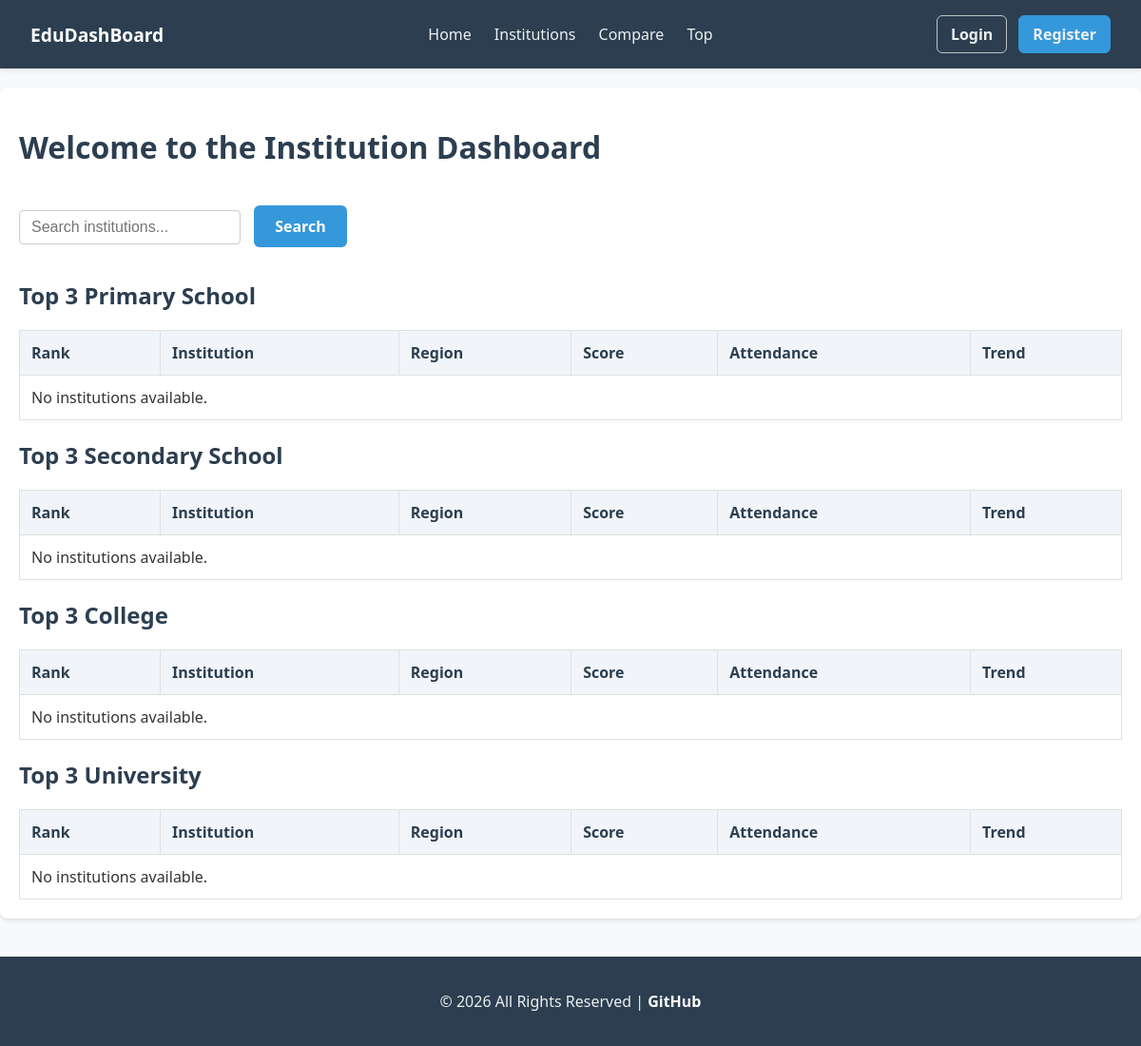
The app's page /, older data.
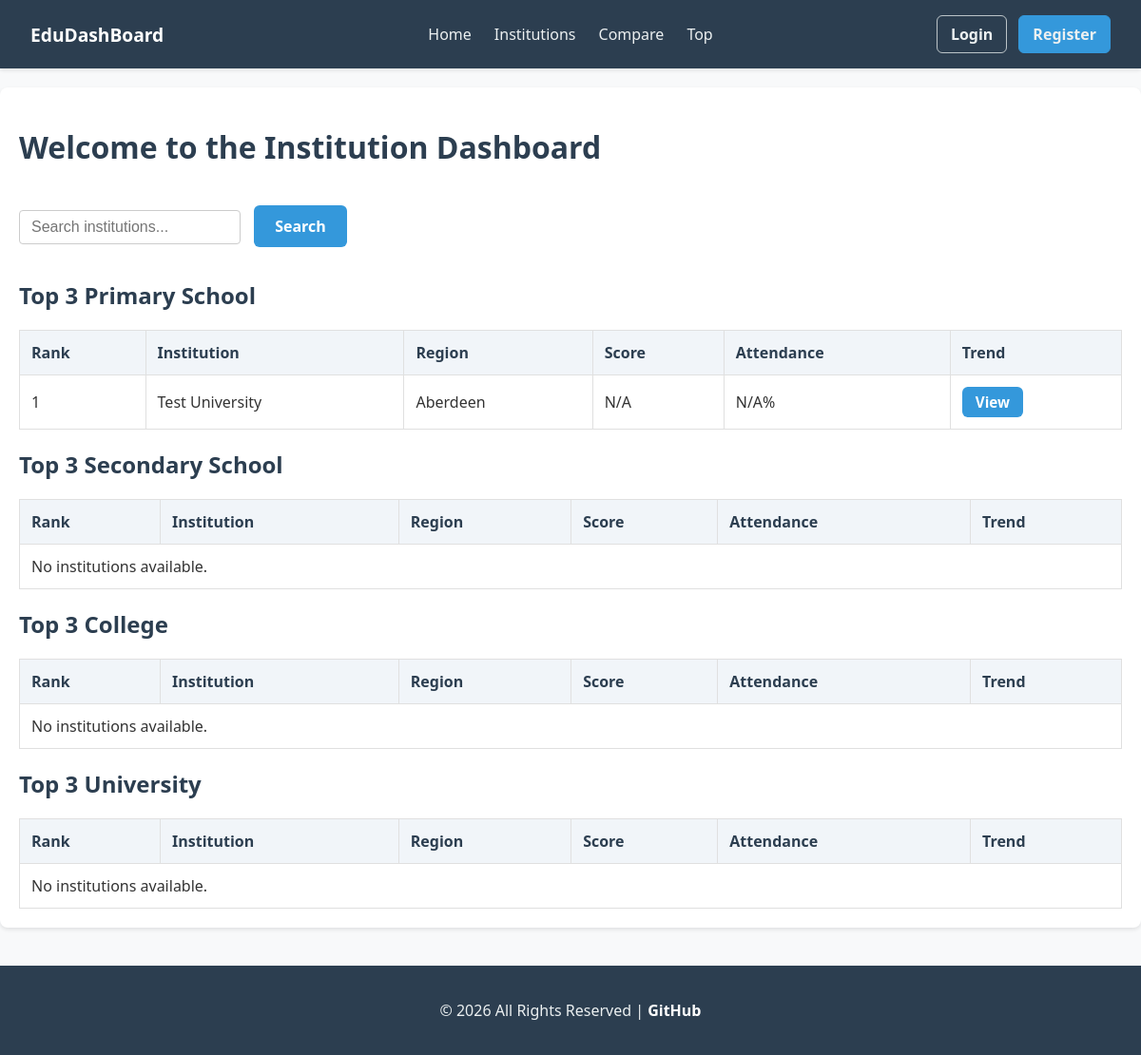
The same page, newer data.
### institutions/models.py (models this page shows, shortened)
class Institution(models.Model):
    CATEGORY_CHOICES = [
        ("Primary School", "Primary School"),
        ("Secondary School", "Secondary School"),
        ("College", "College"),
        ("University", "University"),
    ]
    name = models.CharField(max_length=200)
    category = models.CharField(
        max_length=50,
        choices=CATEGORY_CHOICES
    )
    region = models.ForeignKey(
        Region,
        on_delete=models.CASCADE
    )
    city = models.CharField(
        max_length=100,
        blank=True
    )
    postcode = models.CharField(
        max_length=20,
        blank=True
    )
    founded_year = models.IntegerField(
        null=True,
        blank=True
    )
    class Meta:
        ordering = ["name"]

class Region(models.Model):
    name = models.CharField(max_length=100)
    country = models.CharField(max_length=100, blank=True)
    class Meta:
        ordering = ["name"]

### institutions/views.py (the view)
# urls.py: 2. Add a URL to urlpatterns:  path('', views.home, name='home')
def home(request):
    top_institutions_by_category = []
    for category_value, category_label in Institution.CATEGORY_CHOICES:
        top_institutions = institutions_with_latest_performance(
            Institution.objects.filter(category=category_value)
        ).order_by("-latest_score")[:3]
        top_institutions_by_category.append({
            "category_label": category_label,
            "institutions": top_institutions,
        })
    return render(request, "institutions/home.html", {
        "top_institutions_by_category": top_institutions_by_category
    })

### institutions/views.py (called while the page is built)
def institutions_with_latest_performance(queryset):
    latest_record = PerformanceRecord.objects.filter(
        institution=OuterRef("pk")
    ).order_by("-year")
    return queryset.annotate(
        latest_score=Subquery(
            latest_record.values("overall_score")[:1],
            output_field=FloatField()
        ),
        latest_attendance=Subquery(
            latest_record.values("attendance_rate_pct")[:1],
            output_field=FloatField()
        ),
    )

### institutions/templates/institutions/home.html
{% extends 'institutions/base.html' %}
{% block content %}
    <h1>Welcome to the Institution Dashboard</h1>
    <form
        action="{% url 'institution_list' %}"
        method="GET"
        class="search-form"
    >
        <input
            type="text"
            name="q"
            placeholder="Search institutions..."
            required
        >
        <button type="submit" class="default-btn">
            Search
        </button>
    </form>
    {% for group in top_institutions_by_category %}
        <h2>
            Top 3 {{ group.category_label }}
        </h2>
        <table>
            <thead>
                <tr>
                    <th>Rank</th>
                    <th>Institution</th>
                    <th>Region</th>
                    <th>Score</th>
                    <th>Attendance</th>
                    <th>Trend</th>
                </tr>
            </thead>
            <tbody>
                {% for institution in group.institutions %}
                    <tr>
                        <td>{{ forloop.counter }}</td>
                        <td>{{ institution.name }}</td>
                        <td>{{ institution.region.name }}</td>
                        <td>
                            {{ institution.latest_score|default:"N/A" }}
                        </td>
                        <td>
                            {{ institution.latest_attendance|default:"N/A" }}%
                        </td>
                        <td>
                            <a
                                href="{% url 'institution_detail' institution.id %}"
                                class="table-link"
                            >
                                View
                            </a>
                        </td>
                    </tr>
                {% empty %}
                    <tr>
                        <td colspan="6">
                            No institutions available.
                        </td>
                    </tr>
                {% endfor %}
            </tbody>
        </table>
    {% endfor %}
{% endblock %}

Row changes from the older to the newer data that the page shows:
added Institution: name "Test University", region.name "Aberdeen", latest_score "N/A", latest_attendance "N/A"
Text that changed along with them:
list line gone: "No institutions available."
